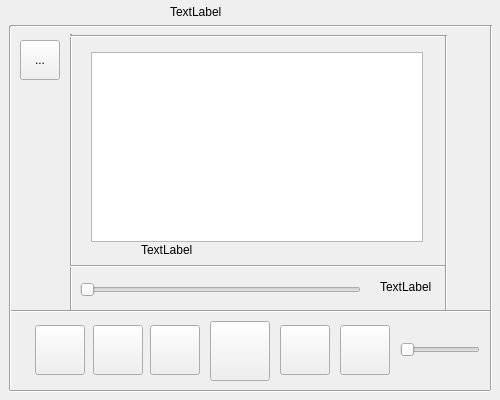
<?xml version="1.0" encoding="UTF-8"?>
<ui version="4.0">
 <class>Widget</class>
 <widget class="QWidget" name="Widget">
  <property name="enabled">
   <bool>true</bool>
  </property>
  <property name="geometry">
   <rect>
    <x>0</x>
    <y>0</y>
    <width>500</width>
    <height>400</height>
   </rect>
  </property>
  <property name="sizePolicy">
   <sizepolicy hsizetype="Maximum" vsizetype="Maximum">
    <horstretch>0</horstretch>
    <verstretch>0</verstretch>
   </sizepolicy>
  </property>
  <property name="minimumSize">
   <size>
    <width>500</width>
    <height>400</height>
   </size>
  </property>
  <property name="maximumSize">
   <size>
    <width>500</width>
    <height>400</height>
   </size>
  </property>
  <property name="font">
   <font>
    <kerning>true</kerning>
   </font>
  </property>
  <property name="mouseTracking">
   <bool>true</bool>
  </property>
  <property name="windowTitle">
   <string>Fake Player</string>
  </property>
  <widget class="QToolButton" name="btn_play">
   <property name="enabled">
    <bool>true</bool>
   </property>
   <property name="geometry">
    <rect>
     <x>210</x>
     <y>321</y>
     <width>60</width>
     <height>60</height>
    </rect>
   </property>
   <property name="mouseTracking">
    <bool>true</bool>
   </property>
   <property name="text">
    <string/>
   </property>
   <property name="iconSize">
    <size>
     <width>140</width>
     <height>140</height>
    </size>
   </property>
   <property name="autoRaise">
    <bool>false</bool>
   </property>
  </widget>
  <widget class="QToolButton" name="btn_next">
   <property name="geometry">
    <rect>
     <x>280</x>
     <y>325</y>
     <width>50</width>
     <height>50</height>
    </rect>
   </property>
   <property name="mouseTracking">
    <bool>true</bool>
   </property>
   <property name="text">
    <string/>
   </property>
   <property name="iconSize">
    <size>
     <width>50</width>
     <height>50</height>
    </size>
   </property>
   <property name="autoRaise">
    <bool>false</bool>
   </property>
  </widget>
  <widget class="QToolButton" name="btn_prev">
   <property name="geometry">
    <rect>
     <x>93</x>
     <y>325</y>
     <width>50</width>
     <height>50</height>
    </rect>
   </property>
   <property name="mouseTracking">
    <bool>true</bool>
   </property>
   <property name="text">
    <string/>
   </property>
   <property name="iconSize">
    <size>
     <width>50</width>
     <height>50</height>
    </size>
   </property>
   <property name="autoRaise">
    <bool>false</bool>
   </property>
  </widget>
  <widget class="QToolButton" name="btn_repeat">
   <property name="enabled">
    <bool>true</bool>
   </property>
   <property name="geometry">
    <rect>
     <x>35</x>
     <y>325</y>
     <width>50</width>
     <height>50</height>
    </rect>
   </property>
   <property name="mouseTracking">
    <bool>true</bool>
   </property>
   <property name="text">
    <string/>
   </property>
   <property name="iconSize">
    <size>
     <width>50</width>
     <height>50</height>
    </size>
   </property>
   <property name="autoRaise">
    <bool>false</bool>
   </property>
  </widget>
  <widget class="QToolButton" name="btn_sound">
   <property name="enabled">
    <bool>true</bool>
   </property>
   <property name="geometry">
    <rect>
     <x>340</x>
     <y>325</y>
     <width>50</width>
     <height>50</height>
    </rect>
   </property>
   <property name="mouseTracking">
    <bool>true</bool>
   </property>
   <property name="acceptDrops">
    <bool>true</bool>
   </property>
   <property name="autoFillBackground">
    <bool>true</bool>
   </property>
   <property name="text">
    <string/>
   </property>
   <property name="iconSize">
    <size>
     <width>50</width>
     <height>50</height>
    </size>
   </property>
   <property name="autoRaise">
    <bool>false</bool>
   </property>
  </widget>
  <widget class="QTableView" name="playlistView">
   <property name="geometry">
    <rect>
     <x>91</x>
     <y>52</y>
     <width>332</width>
     <height>190</height>
    </rect>
   </property>
  </widget>
  <widget class="QLabel" name="track">
   <property name="enabled">
    <bool>true</bool>
   </property>
   <property name="geometry">
    <rect>
     <x>141</x>
     <y>240</y>
     <width>228</width>
     <height>20</height>
    </rect>
   </property>
   <property name="text">
    <string>TextLabel</string>
   </property>
  </widget>
  <widget class="QToolButton" name="btn_menu">
   <property name="geometry">
    <rect>
     <x>20</x>
     <y>40</y>
     <width>40</width>
     <height>40</height>
    </rect>
   </property>
   <property name="mouseTracking">
    <bool>true</bool>
   </property>
   <property name="autoFillBackground">
    <bool>true</bool>
   </property>
   <property name="text">
    <string>...</string>
   </property>
   <property name="icon">
    <iconset>
     <normaloff>:/buttons/Buttons/menu.jpg</normaloff>:/buttons/Buttons/menu.jpg</iconset>
   </property>
   <property name="iconSize">
    <size>
     <width>50</width>
     <height>50</height>
    </size>
   </property>
   <property name="autoRaise">
    <bool>false</bool>
   </property>
  </widget>
  <widget class="Line" name="top">
   <property name="geometry">
    <rect>
     <x>10</x>
     <y>25</y>
     <width>480</width>
     <height>2</height>
    </rect>
   </property>
   <property name="orientation">
    <enum>Qt::Horizontal</enum>
   </property>
  </widget>
  <widget class="QToolButton" name="btn_maximize">
   <property name="enabled">
    <bool>false</bool>
   </property>
   <property name="geometry">
    <rect>
     <x>420</x>
     <y>0</y>
     <width>40</width>
     <height>20</height>
    </rect>
   </property>
   <property name="text">
    <string/>
   </property>
   <property name="iconSize">
    <size>
     <width>50</width>
     <height>25</height>
    </size>
   </property>
   <property name="autoRaise">
    <bool>true</bool>
   </property>
  </widget>
  <widget class="QToolButton" name="btn_minimize">
   <property name="geometry">
    <rect>
     <x>380</x>
     <y>0</y>
     <width>40</width>
     <height>20</height>
    </rect>
   </property>
   <property name="text">
    <string/>
   </property>
   <property name="iconSize">
    <size>
     <width>50</width>
     <height>25</height>
    </size>
   </property>
   <property name="autoRaise">
    <bool>true</bool>
   </property>
  </widget>
  <widget class="QToolButton" name="btn_close">
   <property name="geometry">
    <rect>
     <x>459</x>
     <y>0</y>
     <width>40</width>
     <height>20</height>
    </rect>
   </property>
   <property name="text">
    <string/>
   </property>
   <property name="iconSize">
    <size>
     <width>50</width>
     <height>25</height>
    </size>
   </property>
   <property name="autoRaise">
    <bool>true</bool>
   </property>
  </widget>
  <widget class="QLabel" name="label">
   <property name="geometry">
    <rect>
     <x>170</x>
     <y>0</y>
     <width>150</width>
     <height>24</height>
    </rect>
   </property>
   <property name="text">
    <string>TextLabel</string>
   </property>
  </widget>
  <widget class="QToolButton" name="logo">
   <property name="geometry">
    <rect>
     <x>0</x>
     <y>0</y>
     <width>23</width>
     <height>22</height>
    </rect>
   </property>
   <property name="text">
    <string/>
   </property>
   <property name="iconSize">
    <size>
     <width>30</width>
     <height>30</height>
    </size>
   </property>
   <property name="autoRaise">
    <bool>true</bool>
   </property>
  </widget>
  <widget class="Line" name="rect_left">
   <property name="geometry">
    <rect>
     <x>70</x>
     <y>34</y>
     <width>2</width>
     <height>276</height>
    </rect>
   </property>
   <property name="orientation">
    <enum>Qt::Vertical</enum>
   </property>
  </widget>
  <widget class="Line" name="rect_rigth">
   <property name="geometry">
    <rect>
     <x>445</x>
     <y>35</y>
     <width>2</width>
     <height>275</height>
    </rect>
   </property>
   <property name="orientation">
    <enum>Qt::Vertical</enum>
   </property>
  </widget>
  <widget class="Line" name="rect_down">
   <property name="geometry">
    <rect>
     <x>70</x>
     <y>265</y>
     <width>375</width>
     <height>2</height>
    </rect>
   </property>
   <property name="orientation">
    <enum>Qt::Horizontal</enum>
   </property>
  </widget>
  <widget class="Line" name="rect_up">
   <property name="geometry">
    <rect>
     <x>70</x>
     <y>35</y>
     <width>376</width>
     <height>2</height>
    </rect>
   </property>
   <property name="orientation">
    <enum>Qt::Horizontal</enum>
   </property>
  </widget>
  <widget class="Line" name="middle">
   <property name="geometry">
    <rect>
     <x>10</x>
     <y>310</y>
     <width>481</width>
     <height>2</height>
    </rect>
   </property>
   <property name="orientation">
    <enum>Qt::Horizontal</enum>
   </property>
  </widget>
  <widget class="QLabel" name="time">
   <property name="geometry">
    <rect>
     <x>380</x>
     <y>280</y>
     <width>106</width>
     <height>13</height>
    </rect>
   </property>
   <property name="text">
    <string>TextLabel</string>
   </property>
  </widget>
  <widget class="Line" name="down">
   <property name="geometry">
    <rect>
     <x>10</x>
     <y>390</y>
     <width>480</width>
     <height>2</height>
    </rect>
   </property>
   <property name="orientation">
    <enum>Qt::Horizontal</enum>
   </property>
  </widget>
  <widget class="QToolButton" name="btn_stop">
   <property name="geometry">
    <rect>
     <x>150</x>
     <y>325</y>
     <width>50</width>
     <height>50</height>
    </rect>
   </property>
   <property name="text">
    <string/>
   </property>
   <property name="autoRaise">
    <bool>false</bool>
   </property>
  </widget>
  <widget class="Line" name="left">
   <property name="geometry">
    <rect>
     <x>9</x>
     <y>26</y>
     <width>2</width>
     <height>364</height>
    </rect>
   </property>
   <property name="orientation">
    <enum>Qt::Vertical</enum>
   </property>
  </widget>
  <widget class="Line" name="right">
   <property name="geometry">
    <rect>
     <x>490</x>
     <y>25</y>
     <width>2</width>
     <height>365</height>
    </rect>
   </property>
   <property name="orientation">
    <enum>Qt::Vertical</enum>
   </property>
  </widget>
  <widget class="QSlider" name="soundSlider">
   <property name="geometry">
    <rect>
     <x>400</x>
     <y>340</y>
     <width>80</width>
     <height>20</height>
    </rect>
   </property>
   <property name="orientation">
    <enum>Qt::Horizontal</enum>
   </property>
  </widget>
  <widget class="QSlider" name="timeSlider">
   <property name="geometry">
    <rect>
     <x>80</x>
     <y>280</y>
     <width>281</width>
     <height>19</height>
    </rect>
   </property>
   <property name="orientation">
    <enum>Qt::Horizontal</enum>
   </property>
  </widget>
 </widget>
 <layoutdefault spacing="6" margin="11"/>
 <resources/>
 <connections/>
</ui>
